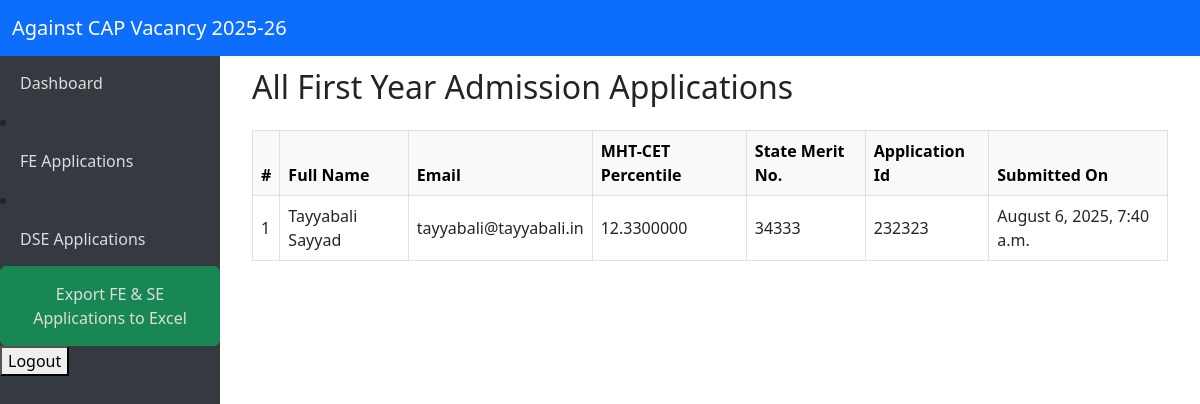
The page /cadmin/first-year-applications/ (signed in) on the database as committed earlier.
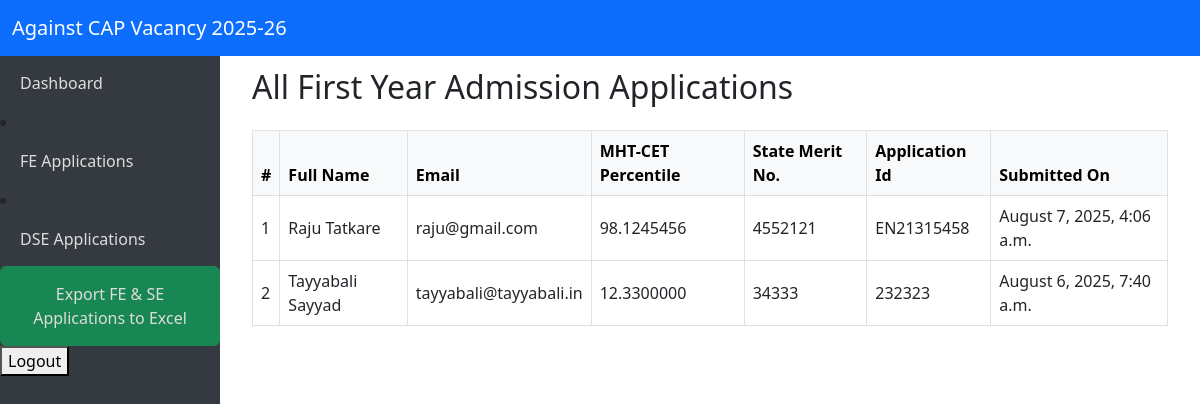
The same page on the database as committed later.
### admissionapp/models.py (models this page shows)
class FirstYearAdmission(models.Model):
    user = models.OneToOneField(User, on_delete=models.CASCADE, related_name='first_year_application')
    full_name = models.CharField(max_length=255)  # Full name of student
    religion = models.CharField(max_length=100)
    correspondence_address = models.TextField()
    student_cell_no = models.CharField(max_length=15)
    student_email = models.EmailField()
    father_cell_no = models.CharField(max_length=15)
    dob_day = models.PositiveSmallIntegerField()
    dob_month = models.PositiveSmallIntegerField()
    dob_year = models.PositiveSmallIntegerField()
    place_of_birth = models.CharField(max_length=255)  # Place of Birth including District and State in single text
    nationality = models.CharField(max_length=100)
    mht_cet_percentile = models.DecimalField(max_digits=10, decimal_places=7)
    state_merit_no = models.CharField(max_length=50)
    application_id = models.CharField(max_length=50, unique=True)  # Application ID - likely unique
    submitted_at = models.DateTimeField(auto_now_add=True)  # keep track submission time
    def __str__(self):
        return f"{self.full_name} - {self.application_id}"

### admissionapp/views.py (the view)
# urls.py: path('cadmin/first-year-applications/', views.first_year_applications_list, name='first_year_applications_list'),
@staff_member_required
def first_year_applications_list(request):
    applications = FirstYearAdmission.objects.all().order_by('-submitted_at')
    print(applications)
    return render(request, 'first_year_applications_list.html', {'applications': applications})

### templates/first_year_applications_list.html (shortened to what this page needs)
{% extends 'base.html' %}
{% block content %}
<div class="container mt-5">
    <h2>All First Year Admission Applications</h2>
    <table class="table table-bordered table-hover mt-4 align-middle">
        <thead class="table-light">
            <tr>
                <th>#</th>
                <th>Full Name</th>
                <th>Email</th>
                <th>MHT-CET Percentile</th>
                <th>State Merit No.</th>
                <th>Application Id</th>
                <th>Submitted On</th>
            </tr>
        </thead>
        <tbody>
            {% for app in applications %}
            <tr>
                <td>{{ forloop.counter }}</td>
                <td>{{ app.full_name }}</td>
                <td>{{ app.student_email }}</td>
                <td>{{ app.mht_cet_percentile }}</td>
                <td>{{ app.state_merit_no }}</td>
                <td>{{ app.application_id }}</td>
                <td>{{ app.submitted_at|date:"F j, Y, g:i a" }}</td>
            </tr>
            {% empty %}
            <tr><td colspan="6" class="text-center">No applications found.</td></tr>
            {% endfor %}
        </tbody>
    </table>
</div>
{% endblock %}

### templates/base.html (shortened to what this page needs)
<!DOCTYPE html>
<html lang="en">
<head>
    <link href="https://cdn.jsdelivr.net/npm/bootstrap@5.3.0/dist/css/bootstrap.min.css" rel="stylesheet"/>
</head>
<body>
<nav class="navbar navbar-expand-lg navbar-dark bg-primary fixed-top">
    <div class="container-fluid">
        <a class="navbar-brand" href="">Against CAP Vacancy 2025-26</a>
    </div>
</nav>
<div class="sidebar">
    <a href="{% url 'admissionapp:dashboard' %}" class="{% if request.path == '/' %}active{% endif %}">Dashboard</a>
    {% if user.is_authenticated %}
        {% if user.is_staff %}
            <li class="nav-item">
                <a class="nav-link" href="{% url 'admissionapp:first_year_applications_list' %}">FE Applications</a>
            </li>
            <li class="nav-item">
                <a class="nav-link" href="{% url 'admissionapp:second_year_applications_list' %}">DSE Applications</a>
            </li>
            <a href="{% url 'admissionapp:export_applications_excel' %}" class="btn btn-success">
                Export FE & SE Applications to Excel
            </a>
        {% endif %}
        <form method="post" action="{% url 'admissionapp:logout' %}" style="display:inline;">
            <button type="submit" class=" ">Logout</button>
        </form>
    {% endif %}
</div>
<div class="content">
    {% block content %}{% endblock %}
</div>

### templates/base.html (style rules this page uses)
body { overflow-x: hidden; }
.sidebar { height: 100vh; position: fixed; top: 0; left: 0; padding-top: 56px; width: 220px; background-color: #343a40; }
.sidebar a { color: #ddd; display: block; padding: 15px 20px; text-decoration: none; }
.content { margin-left: 220px; padding: 20px; display: block; }

Rows that differ between the two databases and show on the page:
added FirstYearAdmission: full_name "Raju Tatkare", student_email "raju@gmail.com", mht_cet_percentile "98.1245456", state_merit_no "4552121", application_id "EN21315458", submitted_at "August 7, 2025, 4:06 a.m."
